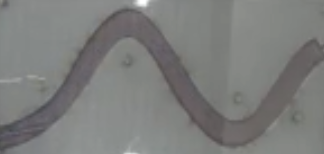
#> input picture test2.png, 324 x 154 px
$ python ini.py   (older library calls are emulated)
#> lines starting #> are read from the running program, lines starting #| are printed output that depends on the picture
import cv2

# Read the original image
img = cv2.imread('test2.png')
#> img is the input picture: shape (154, 324, 3); mean B, G, R 123.9, 125.3, 124.5
# Display original image
# cv2.imshow('Original', img)
# cv2.waitKey(0)

# Convert to graycsale
img_gray = cv2.cvtColor(img, cv2.COLOR_BGR2GRAY)
# Blur the image for better edge detection
img_blur = cv2.GaussianBlur(img_gray, (3,3), 0)
# cv2.imshow('blur', img_blur)
# cv2.waitKey(0)
#
# Sobel Edge Detection
sobelx = cv2.Sobel(src=img_blur, ddepth=cv2.CV_64F, dx=1, dy=0, ksize=5) # Sobel Edge Detection on the X axis
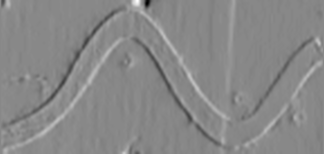
#> sobelx: shape (154, 324) float64; min -2449, max 2132, mean -0.6; drawn with min black and max white
sobely = cv2.Sobel(src=img_blur, ddepth=cv2.CV_64F, dx=0, dy=1, ksize=5) # Sobel Edge Detection on the Y axis
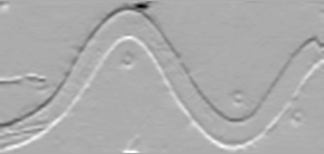
#> sobely: shape (154, 324) float64; min -3040, max 1462, mean -0.8; drawn with min black and max white
sobelxy = cv2.Sobel(src=img_blur, ddepth=cv2.CV_64F, dx=1, dy=1, ksize=5) # Combined X and Y Sobel Edge Detection
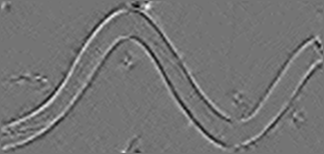
#> sobelxy: shape (154, 324) float64; min -204, max 242, mean 0; drawn with min black and max white
# Display Sobel Edge Detection Images
# cv2.imshow('Sobel X', sobelx)
# cv2.waitKey(0)
# # cv2.imshow('Sobel Y', sobely)
# # cv2.waitKey(0)
# cv2.imshow('Sobel X Y using Sobel() function', sobelxy)
# cv2.waitKey(0)
#
# Canny Edge Detection
edges = cv2.Canny(image=img_blur, threshold1=40, threshold2=40) # Canny Edge Detection
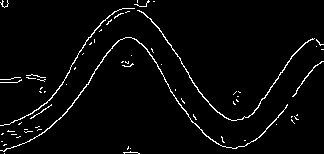
#> edges: shape (154, 324); 3.2% white in thin lines or dots
# Display Canny Edge Detection Image

filename = 'savedImage.jpg'
cv2.imwrite(filename, edges)
#cv2.imshow('Canny Edge Detection', edges)
#cv2.waitKey(0)
# cv2.destroyAllWindows()
